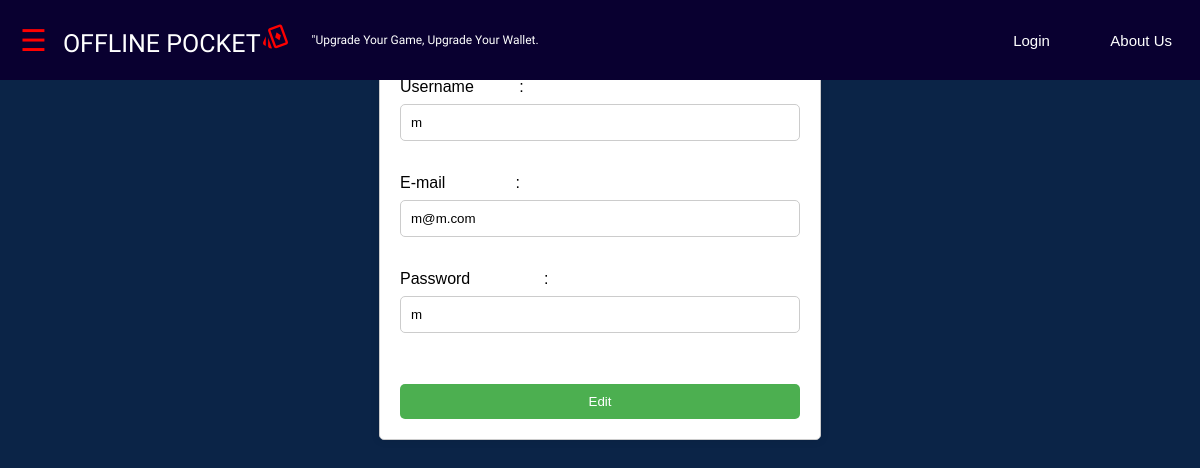
The page /userProfile.php?user_id=103 on the database its author committed.
### tables this page shows
CREATE TABLE `users` (
  `user_id` int(70) NOT NULL,
  `user_username` varchar(50) NOT NULL,
  `user_email` varchar(50) NOT NULL,
  `user_password` varchar(50) NOT NULL
);

### userProfile.php (the view, shortened to what this page needs)
<html>
    <head>
	<link href="stylePocket.css" rel="stylesheet" type="text/css" />
	<link href="loginStyle.css" rel="stylesheet" type="text/css" />
        <?php
        $hostname = "localhost";
        $username = "root";
        $password = "";
        $dbname = "offline_pocket";
        $connect = mysqli_connect($hostname, $username, $password, $dbname) OR DIE ("Connection Failed.");
        $user_id= $_GET["user_id"];
        $sql = "SELECT * FROM users WHERE user_id = '$user_id'";
        $sendsql = mysqli_query($connect, $sql);
        $data = mysqli_fetch_array($sendsql);
        ?>
    </head>
    <body style=" font-family: Arial, sans-serif;
            background-color: #0B2447;">
			<nav class="navs">
			<span style="font-size:30px; color:red; padding-left:20px; cursor:pointer" onclick="openNav()">&#9776;</span>
			<div class="logo"><a href="homeScreen.php">OFFLINE POCKET<span style="font-size:30px; color:red;" class="material-symbols-outlined" >
			playing_cards</span></a></div>
			<div class="moto">"Upgrade Your Game, Upgrade Your Wallet.</div>
			<div class="nav-links">
				<?php if($_SERVER['REQUEST_METHOD'] === 'POST' && isset($_POST['email']) && isset($_POST['password'])) { ?>
					<ul>
						<li><form><input type="text" id="searchInput" name="search" placeholder="Search.." onkeydown="handleSearch(event)" ></form></li>
						<li>
							<?php
							if(isset($_SESSION['currentUser'])){
							$currentUser = $_SESSION['currentUser'];
							echo "<li><a class='btnLogout-popup' onclick='confirmLogout()'>Logout</a></li>";
							}else{
							$currentUser = 'Not logged in';
							};
							?>
							<!--
							<div class="sub-menu-1">
								<ul>
									<li><a href='#logut'>Log out</a></li>
								</ul>
							</div>
						-->
							</a></li>
						<li><a href="news.php">News</a></li>
						<li><a href="aboutUs.php">About Us</a></li>
					</ul>
				<?php } else { ?>
				<ul>
						<?php
							if(isset($_SESSION['currentUser'])){
							$currentUser = $_SESSION['currentUser'];
							 $currentEmail = $_SESSION['currentEmail'];
							echo "<li><a class='btnLogout-popup' onclick='confirmLogout()'>Logout</a></li>";
							}else{
							echo "<li><a  class='btnLogin-popup'>Login</a></li>";
							};
							?>
					<li><a href="aboutUs.php">About Us</a></li>
				</ul>
				<?php } ?>
			</div>
		</nav>
        <h1 style="text-align: center;">User Information</h1>
        <form action="" method="post">
            <fieldset>
                <label for="user_username">Username &emsp; &emsp; : </label>
                <input type="text" name="user_username" id="user_username" value="<?php echo $data["user_username"] ?>"> <br><br>
                <label for="user_email">E-mail &emsp; &emsp; &emsp; &nbsp;:</label>
                <input type="text" name="user_email" id="user_email" value="<?php echo $data["user_email"] ?>"> <br><br>
                <label for="user_password">Password &emsp; &emsp; &emsp; &ensp;:</label>
                <input type="text" name="user_password" id="user_password" value="<?php echo $data["user_password"] ?>"> <br><br>
            </fieldset>
            <br>
            <div style="text-align: center;">
                <input type="submit" id="button" name="edit" value="Edit">
            </div>
        </form>
    </body>
</html>

### stylePocket.css (style rules this page uses)
* { margin: 0; padding: 0; }
body { font-family: "Lato", sans-serif; transition: background-color 0.5s; background-color:#0C3C78; height:auto; display: block; }
.navs { display: flex; padding: 2% 6% ; justify-content: left; align-items: center; position: fixed; margin-left: 0; padding: 0; overflow: hidden; top: 0; width: 100%; background-color: #090030; z-index: 5; height:10%; }
.logo a { list-style-type: none; color: white; padding: 14px 16px; font-size: 25px; cursor: pointer; text-decoration: none; font-family: 'Allerta Stencil', sans-serif; left:0; }
.moto { list-style-type: none; color: white; padding: 5px 5px; font-size: 12px; text-decoration: none; font-family: 'Allerta Stencil', sans-serif; left:0; }
.nav-links { flex: 1; text-align: right; }
.nav-links ul li { list-style-type: none; position: relative; display: inline-block; padding: 8px 12px; text-align: center; }
.nav-links ul li a { display: inline-block; color: white; padding: 14px 16px; text-decoration: none; font-size: 15px; transition-duration: 0.4s; cursor: pointer; border-radius: 12px; }

### userProfile.php (style rules this page uses)
h1 { text-align: center; margin-top: 20px; color:white; }
form { max-width: 400px; margin: 0 auto; padding: 20px; background-color: #fff; border: 1px solid #ccc; border-radius: 5px; box-shadow: 0 0 10px rgba(0, 0, 0, 0.1); }
fieldset { border: none; padding: 0; margin: 0; }
label { display: block; margin-bottom: 8px; }
input[type="text"] { width: 100%; padding: 10px; margin-bottom: 15px; border: 1px solid #ccc; border-radius: 5px; }
#button { width: 100%; padding: 10px; background-color: #4CAF50; color: #fff; border: none; border-radius: 5px; cursor: pointer; }

### rows shown on the page
users: user_username "m", user_email "m@m.com", user_password "m"
